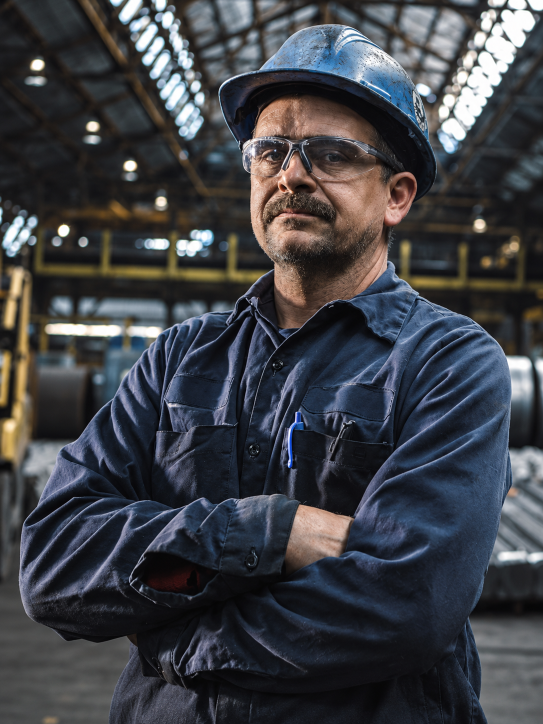
#> input picture assets/originals/2026-10-approved/chuck.png, 1086 x 1448 px (shown at 1/2 size); its folder holds 5 pictures in this run
$ python optimize-approved-imagery.py
#> lines starting #> are read from the running program, lines starting #| are printed output that depends on the picture
"""Preserve original approved imagery and generate responsive WebP/AVIF delivery sets."""

from __future__ import annotations

import hashlib
import json
import shutil
from pathlib import Path

from PIL import Image


ROOT = Path(__file__).resolve().parents[1]
STAGING_DIR = ROOT / "public" / "images" / "updated"
ORIGINALS_DIR = ROOT / "assets" / "originals" / "2026-10-approved"
HOME_OUT_DIR = ROOT / "public" / "images" / "home"
PLATFORM_OUT_DIR = ROOT / "public" / "images" / "platform"
INVENTORY_PATH = ROOT / "content-source" / "image-inventory.json"

ACTIVE_ASSETS = [
    {
        "sourceFilename": "chuck.png",
        "canonicalSpecName": "chuck.png",
        "deliveryBasename": "home-chuck-hero",
        "outputDir": "public/images/home",
        "route": "/",
        "placement": "Home hero",
        "widths": [400, 600, 800, 1086],
        "fallbackExt": "jpg",
        "alt": "Chuck wearing a blue hard hat and safety glasses on a factory floor.",
        "caption": None,
        "notes": "Native 1086x1448 portrait (3:4 aspect ratio); supersedes Picture10(1).jpg (443x540). Delivered at 400w, 600w, 800w, and 1086w in AVIF/WebP with an optimized JPEG fallback so the raw PNG is never served by default.",
    },
    {
        "sourceFilename": "Industrial Inspection Team at Work.png",
        "canonicalSpecName": "Industrial Inspection Team at Work.png",
        "deliveryBasename": "platform-inspection-team",
        "outputDir": "public/images/platform",
        "route": "/platform",
        "placement": "Platform hero",
        "widths": [640, 960, 1280, 1536],
        "fallbackExt": "png",
        "alt": "Two industrial workers in safety gear reviewing equipment information on a tablet beside plant machinery",
        "caption": None,
        "notes": "3:2 aspect ratio (1536x1024 native).",
    },
    {
        "sourceFilename": "AI-Powered Factory Inspection Line.png",
        "canonicalSpecName": "AI-Powered Factory Inspection Line(1).png",
        "deliveryBasename": "platform-infinit-signal",
        "outputDir": "public/images/platform",
        "route": "/platform, /infinit-signal",
        "routes": ["/platform", "/infinit-signal"],
        "placement": "Platform Infinit-Signal section and /infinit-signal hero",
        "widths": [640, 960, 1280, 1448],
        "fallbackExt": "png",
        "alt": "Packaging-line cameras and sensors with conceptual graphics showing organized operating information.",
        "caption": "Concept illustration",
        "notes": "4:3 aspect ratio (1448x1086 native). Shared across Platform Infinit-Signal section and /infinit-signal hero.",
    },
    {
        "sourceFilename": "Futuristic Factory-to-AI Data Pipeline.png",
        "canonicalSpecName": "Futuristic Factory-to-AI Data Pipeline.png",
        "deliveryBasename": "signal-handoff-web-v3",
        "outputDir": "public/images/platform",
        "route": "/infinit-signal",
        "routes": ["/infinit-signal"],
        "placement": "/infinit-signal main explanatory illustration",
        "widths": [640, 960, 1280, 1672],
        "fallbackExt": "png",
        "alt": "Conceptual illustration showing factory equipment signals entering Infinit-Signal for five qualification checks, connecting into Singularity for shared operational context, and supporting coordinated work and oversight in Infinit-Flow and Infinit-Control.",
        "caption": "Concept illustration",
        "notes": "16:9 aspect ratio (1672x941 native). Cleaned replacement for ai-ready-handoff-v2.png with live HTML/SVG region headings and qualification row labels.",
    },
    {
        "sourceFilename": "Smart Water Treatment Plant Monitoring.png",
        "canonicalSpecName": "Smart Water Treatment Plant Monitoring(1).png",
        "deliveryBasename": "platform-singularity",
        "outputDir": "public/images/platform",
        "route": "/platform, /singularity",
        "routes": ["/platform", "/singularity"],
        "placement": "Platform Singularity section and /singularity hero",
        "widths": [640, 960, 1280, 1448],
        "fallbackExt": "png",
        "alt": "Concept illustration of water facility engineers reviewing how equipment, systems, and readings relate",
        "caption": "Concept illustration",
        "notes": "4:3 aspect ratio (1448x1086 native). Shared across Platform Singularity section and /singularity hero.",
    },
    {
        "sourceFilename": "semantic-operating-record-v3.png",
        "canonicalSpecName": "semantic-operating-record-v3.png",
        "deliveryBasename": "semantic-operating-record-v3",
        "outputDir": "public/images/platform",
        "route": "/singularity",
        "routes": ["/singularity"],
        "placement": "/singularity main explanatory illustration",
        "widths": [640, 960, 1280, 1672],
        "fallbackExt": "png",
        "alt": "Conceptual illustration showing six disparate operational sources passing through a connected context layer into one shared operating record.",
        "caption": "Concept illustration",
        "notes": "16:9 aspect ratio (1672x941 native). Displayed with live HTML labels for Source information, Connected context, and Shared operating record.",
    },
    {
        "sourceFilename": "Precision Agriculture Teamwork at Golden Hour.png",
        "canonicalSpecName": "Precision Agriculture Teamwork at Golden Hour(1).png",
        "deliveryBasename": "platform-infinit-flow",
        "outputDir": "public/images/platform",
        "route": "/platform",
        "placement": "Platform Infinit-Flow section",
        "widths": [640, 960, 1280, 1448],
        "fallbackExt": "png",
        "alt": "Concept illustration of field operators coordinating work across equipment and systems",
        "caption": "Concept illustration",
        "notes": "4:3 aspect ratio (1448x1086 native).",
    },
    {
        "sourceFilename": "Golden-Hour Oilfield Inspection.png",
        "canonicalSpecName": "Golden-Hour Oilfield Inspection(1).png",
        "deliveryBasename": "platform-infinit-control",
        "outputDir": "public/images/platform",
        "route": "/platform",
        "placement": "Platform Infinit-Control section",
        "widths": [640, 960, 1280, 1448],
        "fallbackExt": "png",
        "alt": "Concept illustration of an oilfield technician reviewing equipment status and operational readings on a tablet",
        "caption": "Concept illustration",
        "notes": "4:3 aspect ratio (1448x1086 native).",
    },
    {
        "sourceFilename": "infinit-flow-control-room.png",
        "canonicalSpecName": "infinit-flow-control-room.png",
        "deliveryBasename": "infinit-flow-control-room",
        "outputDir": "public/images/platform",
        "route": "/infinit-flow",
        "routes": ["/infinit-flow"],
        "placement": "/infinit-flow hero",
        "widths": [640, 960, 1280, 1672],
        "fallbackExt": "png",
        "alt": "Concept illustration of an industrial display showing a coordinated workflow diagram in front of a manufacturing facility.",
        "caption": "Concept illustration",
        "notes": "16:9 aspect ratio (1672x941 native). Treated as a conceptual product illustration.",
    },
    {
        "sourceFilename": "Industrial Data Flow Network.png",
        "canonicalSpecName": "Industrial Data Flow Network.png",
        "deliveryBasename": "orchestration-routing-web-v4",
        "outputDir": "public/images/platform",
        "route": "/infinit-flow",
        "routes": ["/infinit-flow"],
        "placement": "/infinit-flow main explanatory illustration",
        "widths": [640, 960, 1280, 1672],
        "fallbackExt": "png",
        "alt": "Conceptual illustration showing operating context routing through response rules and approvals to people and connected systems, with progress and return evidence converging at a right-hand return junction.",
        "caption": "Concept illustration",
        "notes": "16:9 aspect ratio (1672x941 native). Simplified replacement for orchestration-routing-v3.png with live HTML/SVG labels.",
    },
    {
        "sourceFilename": "field-command-v2.png",
        "canonicalSpecName": "field-command-v2.png",
        "deliveryBasename": "field-command-v2",
        "outputDir": "public/images/platform",
        "route": "/infinit-control",
        "routes": ["/infinit-control"],
        "placement": "/infinit-control hero",
        "widths": [640, 960, 1280, 1536],
        "fallbackExt": "png",
        "alt": "Concept illustration of a field technician beside a pump assembly reviewing operating conditions, ownership, work status, and trend data on a tablet.",
        "caption": "Concept illustration",
        "notes": "3:2 aspect ratio (1536x1024 native). Treated as a conceptual illustration.",
    },
    {
        "sourceFilename": "mission-control-v2.png",
        "canonicalSpecName": "mission-control-v2.png",
        "deliveryBasename": "mission-control-v2",
        "outputDir": "public/images/platform",
        "route": "/infinit-control",
        "routes": ["/infinit-control"],
        "placement": "/infinit-control supporting oversight illustration",
        "widths": [640, 960, 1280, 1672],
        "fallbackExt": "png",
        "alt": "Concept illustration of operations staff reviewing conditions, ongoing responses, and outcome evidence across a shared operational view.",
        "caption": "Concept illustration",
        "notes": "16:9 aspect ratio (1672x941 native). Presented as an illustration of broader oversight across the operation.",
    },
    {
        "sourceFilename": "manufacturing-compressed-air.webp",
        "canonicalSpecName": "manufacturing-compressed-air.webp",
        "deliveryBasename": "manufacturing-compressed-air",
        "outputDir": "public/images/use-cases",
        "route": "/use-cases/manufacturing-compressed-air",
        "routes": ["/use-cases/manufacturing-compressed-air"],
        "placement": "/use-cases/manufacturing-compressed-air introductory visual",
        "widths": [640, 800, 1024],
        "fallbackExt": "webp",
        "alt": "Concept illustration of a utilities technician holding a tablet and checking a pressure gauge on a vertical air receiver tank beside compressed-air dryers and compressor cabinets.",
        "caption": "Concept illustration",
        "notes": "16:10 aspect ratio (1024x640 native). Primary introductory visual for the compressed-air use case.",
    },
    {
        "sourceFilename": "cold-storage-refrigeration-v2.webp",
        "canonicalSpecName": "cold-storage-refrigeration-v2.webp",
        "deliveryBasename": "cold-storage-refrigeration-v2",
        "outputDir": "public/images/use-cases",
        "route": "/use-cases/cold-storage-refrigeration",
        "routes": ["/use-cases/cold-storage-refrigeration"],
        "placement": "/use-cases/cold-storage-refrigeration introductory visual",
        "widths": [640, 800, 1024],
        "fallbackExt": "webp",
        "alt": "Concept illustration of a refrigeration machinery room with compressor racks, insulated piping, and pressure gauges beside an open doorway into a palletized cold-storage freezer.",
        "caption": "Concept illustration",
        "notes": "16:9 aspect ratio (1024x576 native). Primary introductory visual for the cold-storage refrigeration use case; presented as refrigeration context rather than a documented customer installation.",
    },
    {
        "sourceFilename": "municipal-wastewater.webp",
        "canonicalSpecName": "municipal-wastewater.webp",
        "deliveryBasename": "municipal-wastewater",
        "outputDir": "public/images/use-cases",
        "route": "/use-cases/municipal-wastewater",
        "routes": ["/use-cases/municipal-wastewater"],
        "placement": "/use-cases/municipal-wastewater introductory visual",
        "widths": [640, 800, 1024],
        "fallbackExt": "webp",
        "alt": "Concept illustration of a wastewater operator in a hard hat overlooking a concrete lift-station wet well with vertical pumps, discharge piping, and isolation valves.",
        "caption": "Concept illustration",
        "notes": "16:10 aspect ratio (1024x640 native). Primary introductory visual for the municipal wastewater lift-station use case.",
    },
]

RESERVED_ASSETS = [
    "Factory Worker Adjusting Control Panel.png",
    "Confident Industrial Worker Portrait.png",
    "Maritime Worker Beside Massive Ship Hull.png",
    "Container Wall and Yard Worker.png",
    "Cold Storage Warehouse Inspection.png",
    "Solar Farm Inspection Team.png",
]

SUPERSEDED_ASSETS = [
    "Picture10.jpg",
    "Connected Automotive Assembly Line.png",
    "ai-ready-handoff-v2.png",
    "orchestration-routing-v3.png",
]


def sha256_short(path: Path) -> str:
    return hashlib.sha256(path.read_bytes()).hexdigest()[:16]


def preserve_originals() -> None:
    ORIGINALS_DIR.mkdir(parents=True, exist_ok=True)
    if STAGING_DIR.exists():
        for item in sorted(STAGING_DIR.rglob("*")):
            if item.is_dir():
                continue
            if "Zone.Identifier" in item.name:
                item.unlink()
                continue
            if item.name == "Smart Water Treatment Plant Monitoring(1).png":
                target = ORIGINALS_DIR / "Smart Water Treatment Plant Monitoring.png"
            else:
                target = ORIGINALS_DIR / item.name
            shutil.copy2(item, target)
            item.unlink()
        shutil.rmtree(STAGING_DIR, ignore_errors=True)


def main() -> None:
    preserve_originals()
    HOME_OUT_DIR.mkdir(parents=True, exist_ok=True)
    PLATFORM_OUT_DIR.mkdir(parents=True, exist_ok=True)

    inventory_active = []
    for spec in ACTIVE_ASSETS:
        src_path = ORIGINALS_DIR / spec["sourceFilename"]
        if not src_path.exists():
            raise FileNotFoundError(f"Missing original asset: {src_path}")

        out_dir = ROOT / spec["outputDir"]
        out_dir.mkdir(parents=True, exist_ok=True)
        basename = spec["deliveryBasename"]
        delivery_files = []

        with Image.open(src_path) as img:
#> img is the input picture: PIL image 1086x1448 RGB; mean R, G, B 62.9, 64.9, 70.2
            rgb = img.convert("RGB")
            native_w, native_h = rgb.size
#> native_w = 1086; native_h = 1448

            for w in spec["widths"]:
                if w > native_w:
                    raise ValueError(f"Refusing to upscale {src_path.name} from {native_w} to {w}")
                h = native_h if w == native_w else round(w * native_h / native_w)
                resized = rgb if w == native_w else rgb.resize((w, h), Image.Resampling.LANCZOS)

                if len(spec["widths"]) == 1:
                    avif_name = f"{basename}.avif"
                    webp_name = f"{basename}.webp"
                else:
                    avif_name = f"{basename}-{w}.avif"
                    webp_name = f"{basename}-{w}.webp"

                avif_path = out_dir / avif_name
                webp_path = out_dir / webp_name
                if not avif_path.exists():
                    resized.save(avif_path, format="AVIF", quality=80, speed=4)
                if not webp_path.exists():
                    resized.save(webp_path, format="WEBP", quality=88, method=6)
                delivery_files.append(str(avif_path.relative_to(ROOT)).replace("\\", "/"))
                delivery_files.append(str(webp_path.relative_to(ROOT)).replace("\\", "/"))
#> this loop made 1 pass
#> pass 1, in main, `resized = rgb if w == native_w else rgb.resize((w, h), Image.Resamplin..`:
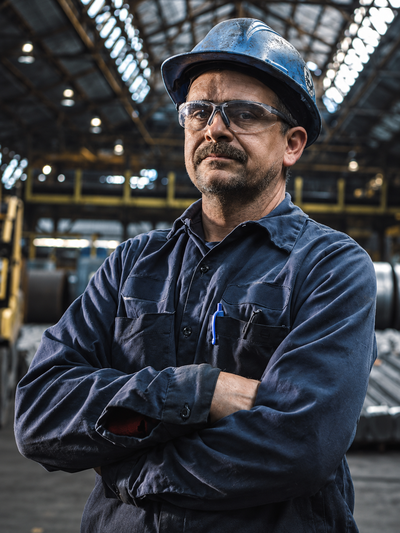
#> resized: PIL image 400x533 RGB; mean R, G, B 62.9, 64.9, 70.2
#> after the loop, delivery_files = []

            fallback_name = f"{basename}.{spec['fallbackExt']}"
            fallback_path = out_dir / fallback_name
            if not fallback_path.exists():
                if spec["fallbackExt"] == "jpg":
                    if src_path.suffix.lower() in (".jpg", ".jpeg"):
                        shutil.copy2(src_path, fallback_path)
                    else:
                        rgb.save(fallback_path, format="JPEG", quality=88, optimize=True, progressive=True)
                elif spec["fallbackExt"] == "webp":
                    if src_path.suffix.lower() == ".webp":
                        shutil.copy2(src_path, fallback_path)
                    else:
                        rgb.save(fallback_path, format="WEBP", quality=88, method=6)
                else:
                    rgb.save(fallback_path, format="PNG", optimize=True)
            delivery_files.append(str(fallback_path.relative_to(ROOT)).replace("\\", "/"))

        entry = {
            "status": "active",
            "deliveryBasename": basename,
            "sourceFilename": spec["sourceFilename"],
            "canonicalSpecName": spec["canonicalSpecName"],
            "preservedOriginalPath": str(src_path.relative_to(ROOT)).replace("\\", "/"),
            "originalDimensions": {"width": native_w, "height": native_h},
            "originalBytes": src_path.stat().st_size,
            "originalSha256": sha256_short(src_path),
            "route": spec["route"],
            "routes": spec.get("routes", [spec["route"]]),
            "placement": spec["placement"],
            "alt": spec["alt"],
            "caption": spec["caption"],
            "deliveryFiles": delivery_files,
            "notes": spec["notes"],
        }
        inventory_active.append(entry)

    inventory_reserved = []
    for filename in RESERVED_ASSETS:
        src_path = ORIGINALS_DIR / filename
        if not src_path.exists():
            raise FileNotFoundError(f"Missing reserved asset: {src_path}")
        with Image.open(src_path) as img:
            w, h = img.size
        inventory_reserved.append(
            {
                "status": "reserved",
                "sourceFilename": filename,
                "preservedOriginalPath": str(src_path.relative_to(ROOT)).replace("\\", "/"),
                "originalDimensions": {"width": w, "height": h},
                "originalBytes": src_path.stat().st_size,
                "originalSha256": sha256_short(src_path),
                "displayedOn": [],
                "notes": "Reserved for upcoming supporting-page reviews. Do not display on Home, Platform, or Infinit-Signal.",
            }
        )

    inventory_superseded = []
    for filename in SUPERSEDED_ASSETS:
        src_path = ORIGINALS_DIR / filename
        if src_path.exists():
            with Image.open(src_path) as img:
                w, h = img.size
            inventory_superseded.append(
                {
                    "status": "superseded_not_displayed",
                    "sourceFilename": filename,
                    "preservedOriginalPath": str(src_path.relative_to(ROOT)).replace("\\", "/"),
                    "originalDimensions": {"width": w, "height": h},
                    "originalBytes": src_path.stat().st_size,
                    "originalSha256": sha256_short(src_path),
                    "displayedOn": [],
                    "notes": "Superseded candidate asset; preserved in originals only and not displayed on any route.",
                }
            )

    inventory = {
        "schemaVersion": 1,
        "lastUpdated": "2026-10-16",
        "scope": "Home (/), Platform (/platform), Infinit-Signal (/infinit-signal), Singularity (/singularity), Infinit-Flow (/infinit-flow), Infinit-Control (/infinit-control), and Use Cases (/use-cases/*) approved imagery and reserved supporting-page assets",
        "activeAssets": inventory_active,
        "reservedAssets": inventory_reserved,
        "supersededAssets": inventory_superseded,
    }
    INVENTORY_PATH.write_text(json.dumps(inventory, indent=2) + "\n", encoding="utf-8")
    print(f"Processed {len(inventory_active)} active assets and {len(inventory_reserved)} reserved assets.")


if __name__ == "__main__":
#> (the run stopped early here; a loop or call above may not have finished)
